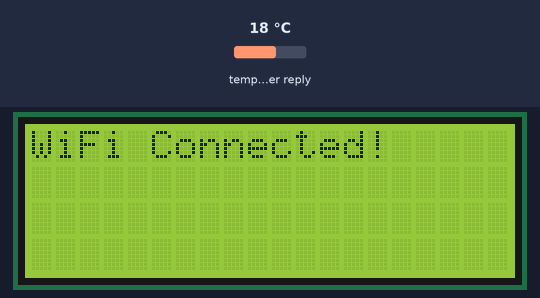
The sketch below on a simulated ESP32. On the bench: 20×4 character LCD. Inputs (shaded band) come from the test bench; at power-on: temperature in the weather reply 18 °C. WiFi joins after 1.5 s; servers stay silent unless stated; the local clock reads 2024-03-15 10:24:30 at power-on unless the sketch sets it; web services answer with replies made up by the test bench; what the sketch prints to the serial monitor is not drawn.

Above: at 1.7 s.
At 2.9 s:
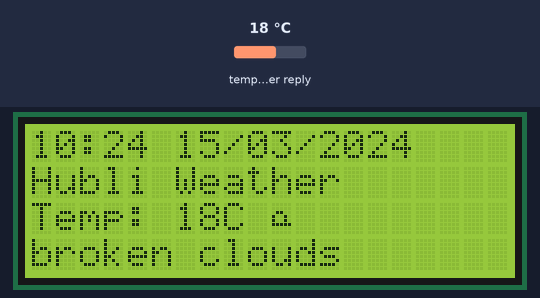
At 123.4 s:
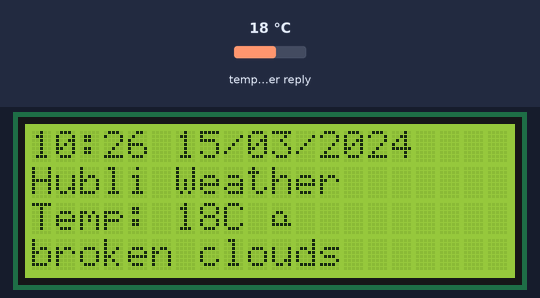

Measured:
- what the display in image 0 shows lasts 1.3 s, from 1.6 s to 2.9 s
- what the display in image 1 shows lasts 60.2 s, from 2.9 s to 63.1 s

The sketch:

esp32_weat_desk_ug_vs.ino
```cpp
#include <WiFi.h>
#include <HTTPClient.h>
#include <LiquidCrystal_I2C.h>
#include <ArduinoJson.h>
#include <Wire.h>
#include <time.h>

// Replace with your actual Wi-Fi credentials and API key
const char* ssid = "YOUR_WIFI_SSID";
const char* password = "YOUR_WIFI_PASSWORD";
const char* apiKey = "YOUR_API_KEY";

// OpenWeatherMap for Hubli, India
String weatherURL = "http://api.openweathermap.org/data/2.5/weather?q=Hubli,IN&units=metric&appid=" + String(apiKey);

// 20x4 LCD
LiquidCrystal_I2C lcd(0x27, 20, 4);  // Change I2C address if needed

// NTP (Indian Standard Time)
const char* ntpServer = "pool.ntp.org";
long gmtOffset_sec = 19800;
int daylightOffset_sec = 0;

// Custom icons
byte sun[8] = {
  B00100,
  B10101,
  B01110,
  B11111,
  B01110,
  B10101,
  B00100,
  B00000
};

byte cloud[8] = {
  B00000,
  B00000,
  B01100,
  B10010,
  B10010,
  B11111,
  B00000,
  B00000
};

byte rain[8] = {
  B00100,
  B00000,
  B01110,
  B11111,
  B11111,
  B00100,
  B01010,
  B00100
};

void setup() {
  Serial.begin(115200);

  lcd.begin();       // Initialize LCD
  lcd.backlight();   // Turn on backlight

  lcd.createChar(0, sun);
  lcd.createChar(1, cloud);
  lcd.createChar(2, rain);

  lcd.setCursor(0, 0);
  lcd.print("Connecting WiFi");

  WiFi.begin(ssid, password);
  int attempt = 0;
  while (WiFi.status() != WL_CONNECTED && attempt < 20) {
    delay(500);
    Serial.print(".");
    attempt++;
  }

  lcd.clear();
  if (WiFi.status() == WL_CONNECTED) {
    lcd.setCursor(0, 0);
    lcd.print("WiFi Connected!");
  } else {
    lcd.setCursor(0, 0);
    lcd.print("WiFi Failed!");
    return;
  }

  configTime(gmtOffset_sec, daylightOffset_sec, ntpServer);
  delay(1000);
}

void loop() {
  struct tm timeinfo;
  if (!getLocalTime(&timeinfo)) {
    lcd.setCursor(0, 0);
    lcd.print("Time error         ");
    delay(5000);
    return;
  }

  if (WiFi.status() == WL_CONNECTED) {
    HTTPClient http;
    http.begin(weatherURL);
    int httpCode = http.GET();

    if (httpCode == 200) {
      String payload = http.getString();
      DynamicJsonDocument doc(1024);
      deserializeJson(doc, payload);

      float temp = doc["main"]["temp"];
      const char* mainWeather = doc["weather"][0]["main"];
      const char* description = doc["weather"][0]["description"];

      // Line 0: Time and Date
      lcd.clear();
      lcd.setCursor(0, 0);
      lcd.printf("%02d:%02d %02d/%02d/%04d", timeinfo.tm_hour, timeinfo.tm_min,
                 timeinfo.tm_mday, timeinfo.tm_mon + 1, timeinfo.tm_year + 1900);

      // Line 1: City name
      lcd.setCursor(0, 1);
      lcd.print("Hubli Weather");

      // Line 2: Temp and Icon
      lcd.setCursor(0, 2);
      lcd.print("Temp: ");
      lcd.print((int)temp);
      lcd.print("C ");

      if (strcmp(mainWeather, "Clear") == 0) {
        lcd.write(byte(0)); // ☀️ Sun
      } else if (strcmp(mainWeather, "Clouds") == 0) {
        lcd.write(byte(1)); // ☁️ Cloud
      } else if (strcmp(mainWeather, "Rain") == 0 || strcmp(mainWeather, "Drizzle") == 0) {
        lcd.write(byte(2)); // 🌧️ Rain
      } else {
        lcd.print(mainWeather); // fallback
      }

      // Line 3: Description
      lcd.setCursor(0, 3);
      lcd.print(description);
    } else {
      lcd.setCursor(0, 0);
      lcd.print("Weather Error");
    }

    http.end();
  } else {
    lcd.setCursor(0, 0);
    lcd.print("WiFi Lost");
  }

  delay(60000); // Refresh every 60 seconds
}
```
